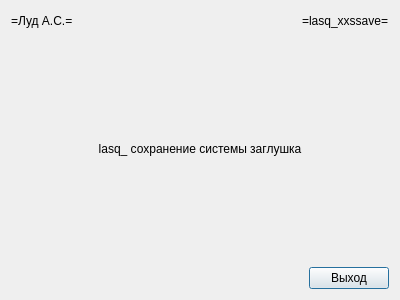
<?xml version="1.0" encoding="UTF-8"?>
<ui version="4.0">
 <class>lasq_xxssave</class>
 <widget class="QDialog" name="lasq_xxssave">
  <property name="windowModality">
   <enum>Qt::ApplicationModal</enum>
  </property>
  <property name="geometry">
   <rect>
    <x>0</x>
    <y>0</y>
    <width>400</width>
    <height>300</height>
   </rect>
  </property>
  <property name="windowTitle">
   <string>lasq_xxssave</string>
  </property>
  <layout class="QVBoxLayout" name="verticalLayout">
   <item>
    <layout class="QHBoxLayout" name="horizontalLayout">
     <item>
      <widget class="QLabel" name="lasq_xxssave_xxlas_l">
       <property name="text">
        <string>=Луд А.С.=</string>
       </property>
      </widget>
     </item>
     <item>
      <spacer name="horizontalSpacer">
       <property name="orientation">
        <enum>Qt::Horizontal</enum>
       </property>
       <property name="sizeHint" stdset="0">
        <size>
         <width>40</width>
         <height>20</height>
        </size>
       </property>
      </spacer>
     </item>
     <item>
      <widget class="QLabel" name="lasq_xxssave_xxprg_l">
       <property name="text">
        <string>=lasq_xxssave=</string>
       </property>
      </widget>
     </item>
    </layout>
   </item>
   <item>
    <spacer name="verticalSpacer">
     <property name="orientation">
      <enum>Qt::Vertical</enum>
     </property>
     <property name="sizeHint" stdset="0">
      <size>
       <width>20</width>
       <height>96</height>
      </size>
     </property>
    </spacer>
   </item>
   <item>
    <widget class="QLabel" name="lasq_xxssave_xxtitle_l">
     <property name="text">
      <string>lasq_ сохранение системы заглушка</string>
     </property>
     <property name="alignment">
      <set>Qt::AlignCenter</set>
     </property>
    </widget>
   </item>
   <item>
    <spacer name="verticalSpacer_2">
     <property name="orientation">
      <enum>Qt::Vertical</enum>
     </property>
     <property name="sizeHint" stdset="0">
      <size>
       <width>20</width>
       <height>96</height>
      </size>
     </property>
    </spacer>
   </item>
   <item>
    <layout class="QHBoxLayout" name="horizontalLayout_2">
     <item>
      <spacer name="horizontalSpacer_2">
       <property name="orientation">
        <enum>Qt::Horizontal</enum>
       </property>
       <property name="sizeHint" stdset="0">
        <size>
         <width>40</width>
         <height>20</height>
        </size>
       </property>
      </spacer>
     </item>
     <item>
      <widget class="QPushButton" name="lasq_xxssave_exit_c">
       <property name="text">
        <string>Выход</string>
       </property>
      </widget>
     </item>
    </layout>
   </item>
  </layout>
 </widget>
 <resources/>
 <connections/>
</ui>
